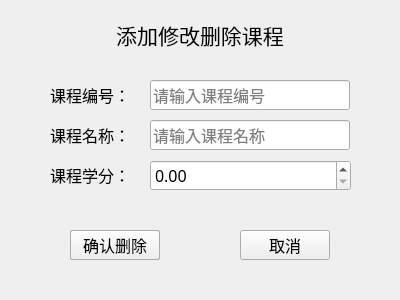
<?xml version="1.0" encoding="UTF-8"?>
<ui version="4.0">
 <class>SubjectDialog</class>
 <widget class="QDialog" name="SubjectDialog">
  <property name="geometry">
   <rect>
    <x>0</x>
    <y>0</y>
    <width>400</width>
    <height>300</height>
   </rect>
  </property>
  <property name="minimumSize">
   <size>
    <width>400</width>
    <height>300</height>
   </size>
  </property>
  <property name="maximumSize">
   <size>
    <width>400</width>
    <height>300</height>
   </size>
  </property>
  <property name="windowTitle">
   <string>Dialog</string>
  </property>
  <widget class="QLabel" name="label_3">
   <property name="geometry">
    <rect>
     <x>50</x>
     <y>120</y>
     <width>80</width>
     <height>30</height>
    </rect>
   </property>
   <property name="minimumSize">
    <size>
     <width>80</width>
     <height>30</height>
    </size>
   </property>
   <property name="maximumSize">
    <size>
     <width>80</width>
     <height>30</height>
    </size>
   </property>
   <property name="font">
    <font>
     <family>宋体</family>
     <pointsize>12</pointsize>
    </font>
   </property>
   <property name="text">
    <string>课程名称：</string>
   </property>
   <property name="alignment">
    <set>Qt::AlignmentFlag::AlignLeading|Qt::AlignmentFlag::AlignLeft|Qt::AlignmentFlag::AlignVCenter</set>
   </property>
  </widget>
  <widget class="QLabel" name="label_4">
   <property name="geometry">
    <rect>
     <x>50</x>
     <y>160</y>
     <width>80</width>
     <height>30</height>
    </rect>
   </property>
   <property name="minimumSize">
    <size>
     <width>80</width>
     <height>30</height>
    </size>
   </property>
   <property name="maximumSize">
    <size>
     <width>80</width>
     <height>30</height>
    </size>
   </property>
   <property name="font">
    <font>
     <family>宋体</family>
     <pointsize>12</pointsize>
    </font>
   </property>
   <property name="text">
    <string>课程学分：</string>
   </property>
   <property name="alignment">
    <set>Qt::AlignmentFlag::AlignLeading|Qt::AlignmentFlag::AlignLeft|Qt::AlignmentFlag::AlignVCenter</set>
   </property>
  </widget>
  <widget class="QLineEdit" name="lineEdit_subjectName">
   <property name="geometry">
    <rect>
     <x>150</x>
     <y>120</y>
     <width>200</width>
     <height>30</height>
    </rect>
   </property>
   <property name="minimumSize">
    <size>
     <width>200</width>
     <height>30</height>
    </size>
   </property>
   <property name="maximumSize">
    <size>
     <width>200</width>
     <height>30</height>
    </size>
   </property>
   <property name="font">
    <font>
     <family>宋体</family>
     <pointsize>12</pointsize>
    </font>
   </property>
   <property name="placeholderText">
    <string>请输入课程名称</string>
   </property>
  </widget>
  <widget class="QLabel" name="label_5">
   <property name="geometry">
    <rect>
     <x>50</x>
     <y>80</y>
     <width>80</width>
     <height>30</height>
    </rect>
   </property>
   <property name="minimumSize">
    <size>
     <width>80</width>
     <height>30</height>
    </size>
   </property>
   <property name="maximumSize">
    <size>
     <width>80</width>
     <height>30</height>
    </size>
   </property>
   <property name="font">
    <font>
     <family>宋体</family>
     <pointsize>12</pointsize>
    </font>
   </property>
   <property name="text">
    <string>课程编号：</string>
   </property>
   <property name="alignment">
    <set>Qt::AlignmentFlag::AlignLeading|Qt::AlignmentFlag::AlignLeft|Qt::AlignmentFlag::AlignVCenter</set>
   </property>
  </widget>
  <widget class="QLineEdit" name="lineEdit_subjectId">
   <property name="geometry">
    <rect>
     <x>150</x>
     <y>80</y>
     <width>200</width>
     <height>30</height>
    </rect>
   </property>
   <property name="minimumSize">
    <size>
     <width>200</width>
     <height>30</height>
    </size>
   </property>
   <property name="maximumSize">
    <size>
     <width>200</width>
     <height>30</height>
    </size>
   </property>
   <property name="font">
    <font>
     <family>宋体</family>
     <pointsize>12</pointsize>
    </font>
   </property>
   <property name="placeholderText">
    <string>请输入课程编号</string>
   </property>
  </widget>
  <widget class="QDoubleSpinBox" name="doubleSpinBox_credit">
   <property name="geometry">
    <rect>
     <x>150</x>
     <y>160</y>
     <width>201</width>
     <height>31</height>
    </rect>
   </property>
   <property name="font">
    <font>
     <family>宋体</family>
     <pointsize>12</pointsize>
    </font>
   </property>
  </widget>
  <widget class="QPushButton" name="pushButton_save">
   <property name="geometry">
    <rect>
     <x>70</x>
     <y>230</y>
     <width>90</width>
     <height>30</height>
    </rect>
   </property>
   <property name="minimumSize">
    <size>
     <width>90</width>
     <height>30</height>
    </size>
   </property>
   <property name="maximumSize">
    <size>
     <width>90</width>
     <height>30</height>
    </size>
   </property>
   <property name="font">
    <font>
     <family>宋体</family>
     <pointsize>12</pointsize>
    </font>
   </property>
   <property name="text">
    <string>确认添加</string>
   </property>
  </widget>
  <widget class="QPushButton" name="pushButton_cancel">
   <property name="geometry">
    <rect>
     <x>240</x>
     <y>230</y>
     <width>90</width>
     <height>30</height>
    </rect>
   </property>
   <property name="minimumSize">
    <size>
     <width>90</width>
     <height>30</height>
    </size>
   </property>
   <property name="maximumSize">
    <size>
     <width>90</width>
     <height>30</height>
    </size>
   </property>
   <property name="font">
    <font>
     <family>宋体</family>
     <pointsize>12</pointsize>
    </font>
   </property>
   <property name="text">
    <string>取消</string>
   </property>
  </widget>
  <widget class="QPushButton" name="pushButton_delete">
   <property name="geometry">
    <rect>
     <x>70</x>
     <y>230</y>
     <width>90</width>
     <height>30</height>
    </rect>
   </property>
   <property name="minimumSize">
    <size>
     <width>90</width>
     <height>30</height>
    </size>
   </property>
   <property name="maximumSize">
    <size>
     <width>90</width>
     <height>30</height>
    </size>
   </property>
   <property name="font">
    <font>
     <family>宋体</family>
     <pointsize>12</pointsize>
    </font>
   </property>
   <property name="text">
    <string>确认删除</string>
   </property>
  </widget>
  <widget class="QLabel" name="label_6">
   <property name="geometry">
    <rect>
     <x>50</x>
     <y>20</y>
     <width>300</width>
     <height>30</height>
    </rect>
   </property>
   <property name="minimumSize">
    <size>
     <width>300</width>
     <height>30</height>
    </size>
   </property>
   <property name="maximumSize">
    <size>
     <width>300</width>
     <height>30</height>
    </size>
   </property>
   <property name="font">
    <font>
     <family>宋体</family>
     <pointsize>16</pointsize>
    </font>
   </property>
   <property name="text">
    <string>添加修改删除课程</string>
   </property>
   <property name="alignment">
    <set>Qt::AlignmentFlag::AlignCenter</set>
   </property>
  </widget>
 </widget>
 <tabstops>
  <tabstop>lineEdit_subjectId</tabstop>
  <tabstop>lineEdit_subjectName</tabstop>
  <tabstop>doubleSpinBox_credit</tabstop>
  <tabstop>pushButton_delete</tabstop>
  <tabstop>pushButton_save</tabstop>
  <tabstop>pushButton_cancel</tabstop>
 </tabstops>
 <resources/>
 <connections/>
</ui>
